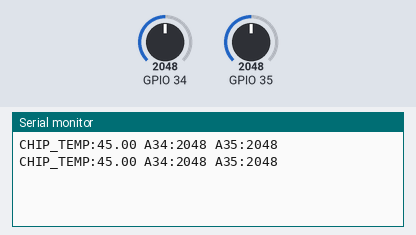
A sketch run on a simulated ESP32. Shown: the last lines printed to the serial monitor. The inputs (shaded band) are chosen by the test bench; at power-on: GPIO 34 = 2048, GPIO 35 = 2048.

Above: at 1.8 s.
1.9 s: GPIO 34 set to 2866
At 2.6 s:
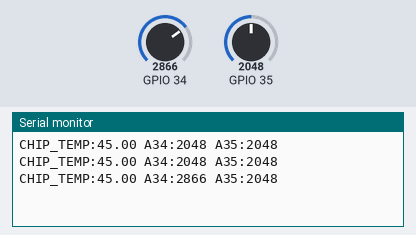
3.4 s: GPIO 35 set to 2866
At 4.7 s:
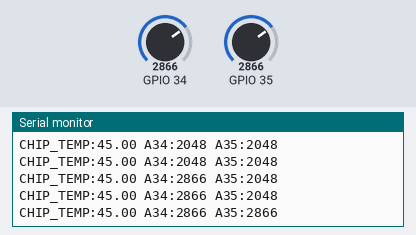
4.9 s: GPIO 34 set to 3603
At 5.8 s:
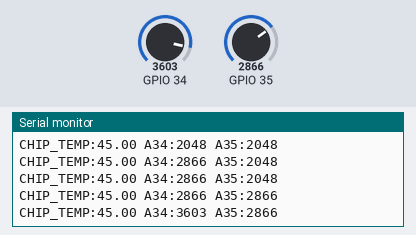
6.4 s: GPIO 35 set to 3603
At 7.6 s:
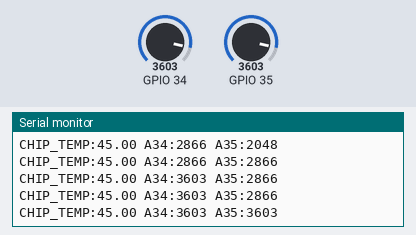
Timing chart, 0 to 8.9 s (numbered marks = the images above; inputs shaded):
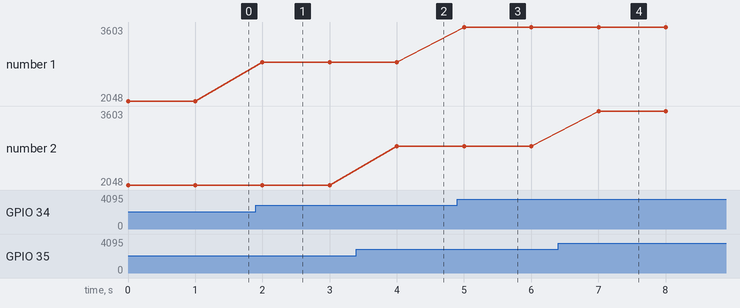

The sketch:

test_temp.ino
```cpp
void setup() {
  Serial.begin(115200);
}

void loop() {
  float temp = temperatureRead();
  int a34 = analogRead(34);
  int a35 = analogRead(35);
  Serial.print("CHIP_TEMP:");
  Serial.print(temp);
  Serial.print(" A34:");
  Serial.print(a34);
  Serial.print(" A35:");
  Serial.println(a35);
  delay(1000);
}
```

Measured:
- after the input at 1.9 s, the serial monitor: prints a new line after 0.10 s (image 1)
- after the input at 3.4 s, the serial monitor: prints a new line after 0.60 s (image 2)
- after the input at 4.9 s, the serial monitor: prints a new line after 0.10 s (image 3)
- after the input at 6.4 s, the serial monitor: prints a new line after 0.60 s (image 4)
- plotted number 1: 2048 → 2866 after the input at 1.9 s, 2866 → 3603 after the input at 4.9 s
